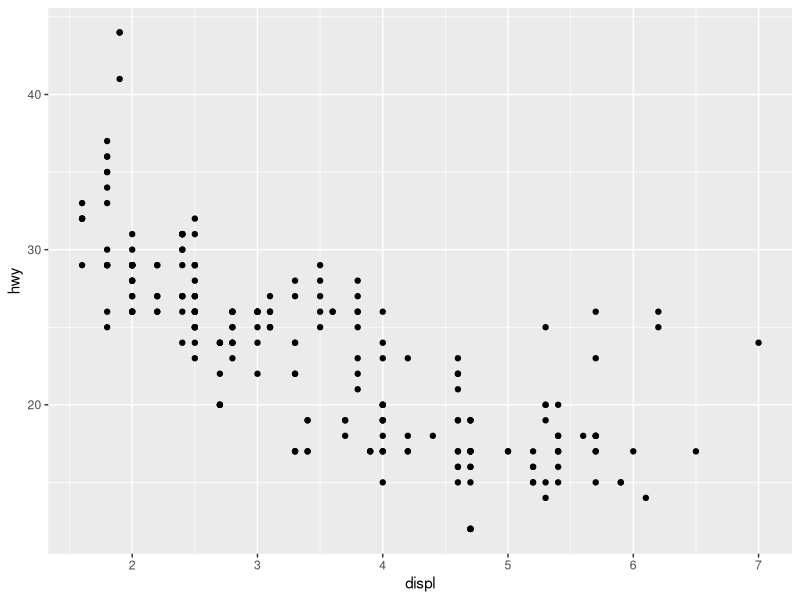
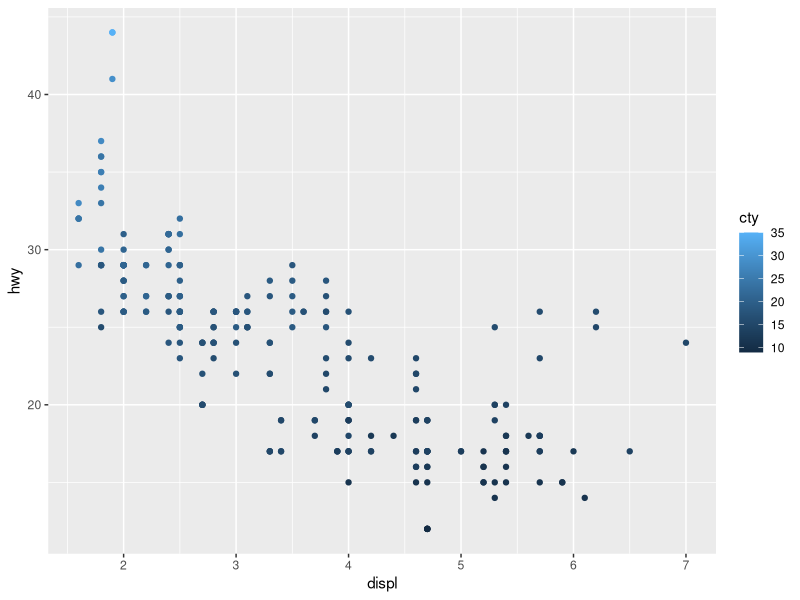

Write R code to recreate these figures, in order.
## ---- chunk 1
library(tidyverse)
## ---- chunk 2
mpg
## ---- chunk 3
ggplot(data = mpg) +
  geom_point(mapping = aes(x = displ, y = hwy))
## ---- chunk 4
summary(mpg)
## ---- chunk 5
ggplot(data = mpg) +
  geom_point(mapping = aes(x = displ, y = hwy, color = cty))
## ---- chunk 6

